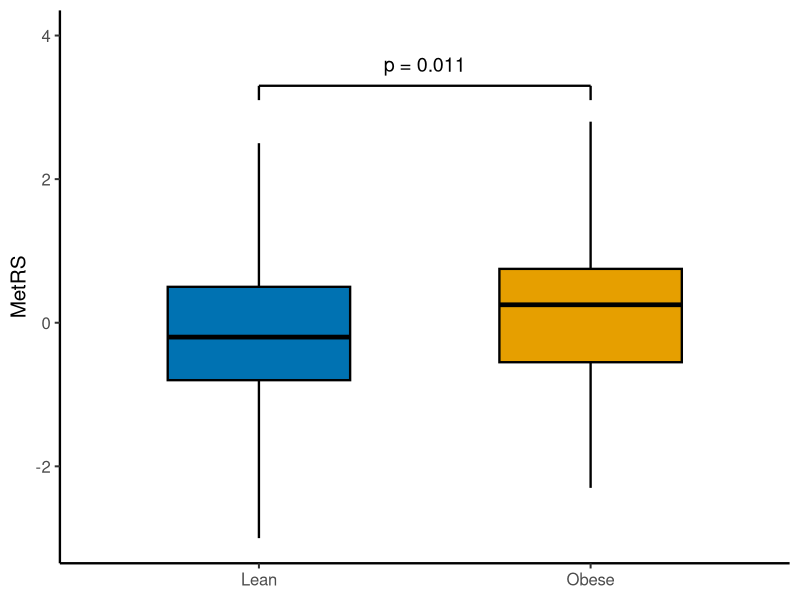

Write the R code that produced this figure.
library(ggplot2)

df = read.csv("data.csv")
df$group = factor(df$group, levels = c("Lean", "Obese"))

fill_cols = c("Lean" = "#0072B2", "Obese" = "#E69F00")

p = ggplot(df, aes(x = group, fill = group)) +
  geom_boxplot(
    aes(ymin = ymin, lower = lower, middle = middle, upper = upper, ymax = ymax),
    stat = "identity", width = 0.55, color = "black", linewidth = 0.8, outlier.shape = NA
  ) +
  annotate("segment", x = 1, xend = 2, y = 3.3, yend = 3.3, linewidth = 0.8) +
  annotate("segment", x = 1, xend = 1, y = 3.3, yend = 3.1, linewidth = 0.8) +
  annotate("segment", x = 2, xend = 2, y = 3.3, yend = 3.1, linewidth = 0.8) +
  annotate("text", x = 1.5, y = 3.6, label = "p = 0.011", size = 5) +
  scale_fill_manual(values = fill_cols) +
  scale_y_continuous(breaks = c(-2, 0, 2, 4), limits = c(NA, 4.0)) +
  labs(x = NULL, y = "MetRS") +
  theme_classic(base_size = 15) +
  theme(legend.position = "none", axis.line = element_line(linewidth = 0.8))

ggsave("fig4b.png", p, width = 5, height = 4, dpi = 800, bg = "white")
